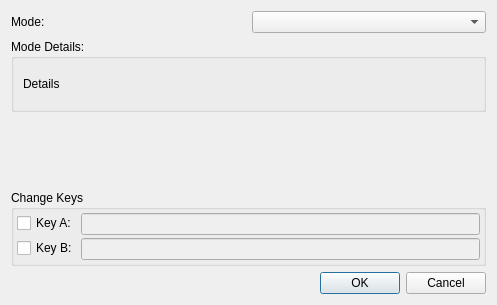
<?xml version="1.0" encoding="UTF-8"?>
<ui version="4.0">
 <class>MifareClassicTrailerEditor</class>
 <widget class="QDialog" name="MifareClassicTrailerEditor">
  <property name="geometry">
   <rect>
    <x>0</x>
    <y>0</y>
    <width>497</width>
    <height>305</height>
   </rect>
  </property>
  <property name="windowTitle">
   <string>Access Editor</string>
  </property>
  <layout class="QVBoxLayout" name="verticalLayout_2">
   <item>
    <layout class="QHBoxLayout" name="horizontalLayout">
     <item>
      <widget class="QLabel" name="label">
       <property name="text">
        <string>Mode:</string>
       </property>
      </widget>
     </item>
     <item>
      <widget class="QComboBox" name="trailerModeCombo"/>
     </item>
    </layout>
   </item>
   <item>
    <widget class="QGroupBox" name="modeDetailsBox">
     <property name="sizePolicy">
      <sizepolicy hsizetype="Preferred" vsizetype="MinimumExpanding">
       <horstretch>0</horstretch>
       <verstretch>0</verstretch>
      </sizepolicy>
     </property>
     <property name="title">
      <string>Mode Details:</string>
     </property>
     <layout class="QVBoxLayout" name="verticalLayout">
      <item>
       <widget class="QLabel" name="modeDetailsLabel">
        <property name="text">
         <string>Details</string>
        </property>
       </widget>
      </item>
     </layout>
    </widget>
   </item>
   <item>
    <spacer name="verticalSpacer">
     <property name="orientation">
      <enum>Qt::Vertical</enum>
     </property>
     <property name="sizeHint" stdset="0">
      <size>
       <width>20</width>
       <height>40</height>
      </size>
     </property>
    </spacer>
   </item>
   <item>
    <widget class="QGroupBox" name="keysGroup">
     <property name="title">
      <string>Change Keys</string>
     </property>
     <layout class="QFormLayout" name="formLayout_2">
      <property name="fieldGrowthPolicy">
       <enum>QFormLayout::AllNonFixedFieldsGrow</enum>
      </property>
      <property name="horizontalSpacing">
       <number>3</number>
      </property>
      <property name="verticalSpacing">
       <number>3</number>
      </property>
      <property name="leftMargin">
       <number>3</number>
      </property>
      <property name="topMargin">
       <number>3</number>
      </property>
      <property name="rightMargin">
       <number>3</number>
      </property>
      <property name="bottomMargin">
       <number>3</number>
      </property>
      <item row="0" column="0">
       <widget class="QCheckBox" name="keyACheck">
        <property name="text">
         <string>Key A:</string>
        </property>
       </widget>
      </item>
      <item row="0" column="1">
       <widget class="MifareClassicKeyEdit" name="keyAEdit">
        <property name="enabled">
         <bool>false</bool>
        </property>
       </widget>
      </item>
      <item row="1" column="0">
       <widget class="QCheckBox" name="keyBCheck">
        <property name="text">
         <string>Key B:</string>
        </property>
       </widget>
      </item>
      <item row="1" column="1">
       <widget class="MifareClassicKeyEdit" name="keyBEdit">
        <property name="enabled">
         <bool>false</bool>
        </property>
       </widget>
      </item>
     </layout>
    </widget>
   </item>
   <item>
    <widget class="QDialogButtonBox" name="buttonBox">
     <property name="orientation">
      <enum>Qt::Horizontal</enum>
     </property>
     <property name="standardButtons">
      <set>QDialogButtonBox::Cancel|QDialogButtonBox::Ok</set>
     </property>
    </widget>
   </item>
  </layout>
 </widget>
 <customwidgets>
  <customwidget>
   <class>MifareClassicKeyEdit</class>
   <extends>QLineEdit</extends>
   <header>mifareclassickeyedit.h</header>
  </customwidget>
 </customwidgets>
 <resources/>
 <connections>
  <connection>
   <sender>buttonBox</sender>
   <signal>accepted()</signal>
   <receiver>MifareClassicTrailerEditor</receiver>
   <slot>accept()</slot>
   <hints>
    <hint type="sourcelabel">
     <x>257</x>
     <y>295</y>
    </hint>
    <hint type="destinationlabel">
     <x>157</x>
     <y>274</y>
    </hint>
   </hints>
  </connection>
  <connection>
   <sender>buttonBox</sender>
   <signal>rejected()</signal>
   <receiver>MifareClassicTrailerEditor</receiver>
   <slot>reject()</slot>
   <hints>
    <hint type="sourcelabel">
     <x>325</x>
     <y>295</y>
    </hint>
    <hint type="destinationlabel">
     <x>286</x>
     <y>274</y>
    </hint>
   </hints>
  </connection>
  <connection>
   <sender>keyACheck</sender>
   <signal>toggled(bool)</signal>
   <receiver>keyAEdit</receiver>
   <slot>setEnabled(bool)</slot>
   <hints>
    <hint type="sourcelabel">
     <x>68</x>
     <y>203</y>
    </hint>
    <hint type="destinationlabel">
     <x>107</x>
     <y>203</y>
    </hint>
   </hints>
  </connection>
  <connection>
   <sender>keyBCheck</sender>
   <signal>toggled(bool)</signal>
   <receiver>keyBEdit</receiver>
   <slot>setEnabled(bool)</slot>
   <hints>
    <hint type="sourcelabel">
     <x>63</x>
     <y>243</y>
    </hint>
    <hint type="destinationlabel">
     <x>111</x>
     <y>241</y>
    </hint>
   </hints>
  </connection>
 </connections>
</ui>
